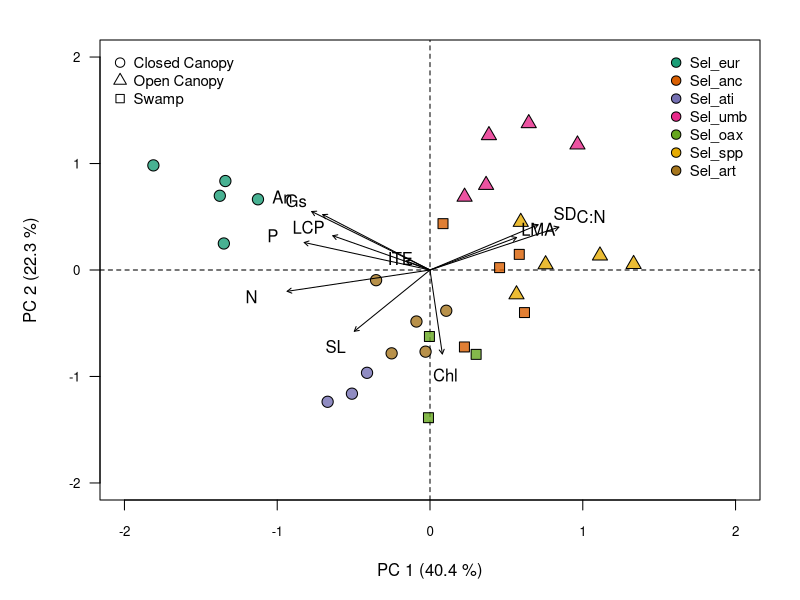

The R source for this figure:
#pca with selaginella
sela <- read.csv("calculated_data/sela_pca.csv")

sela2 <- sela[complete.cases(sela),]
sela3 <- sela2[,-c(1:2)]

# sela_noeuro <- droplevels(sela[sela$species != "Sel_eur",])
# sela_noeuro2 <- sela_noeuro[complete.cases(sela_noeuro),]
# sela_noeuro3 <- sela_noeuro2[,-c(1:2)]


library(vegan)

##look at variances
# var(sela$cond)
# var(sela$lma)
#variances among variables are orders of magnitude different so we will rescale

# sela_dca <- decorana(na.omit(sela3))
# summary(sela_dca, display = 'none')
#since axis length is less than 3 so we use PCA

#principle compoent analysis with scales variances
sela_rda<- rda(sela3,scale=T)
# plot(sela_rda)
# summary(sela_rda)

#nicer plot

library(scales)
sites <- scores(sela_rda, display='sites')
spp <- scores(sela_rda, display='species')
#need to rename row names for pretty plotting

row.names(spp) <- c("An", "Gs","Chl", "N", "C:N", "P", "LMA", "SD", "SL", "LCP", "ITE")
len <- .8

library(RColorBrewer)
cols <- brewer.pal(7, "Dark2")
cols2 <- c(rep(cols[1],5), rep(cols[2],5),rep(cols[3],3),rep(cols[4],5),rep(cols[5],3),
           rep(cols[6],5),rep(cols[7],5))
pchs <- c(rep(21,5), rep(22,5), rep(21,3), rep(24,5), rep(22,3), 
          rep(24,5), rep(21,5))
habs <- c("Closed Canopy", "Open Canopy", "Swamp")
habpch <- c(21, 24, 22)
sppnames <- c("Sel_eur",  "Sel_anc",  "Sel_ati",  "Sel_umb",  
              "Sel_oax",  "Sel_spp", "Sel_art")

# windows()
png(filename = "output/pca_sela.png", width = 11, height = 8.5,
    units = "in", res= 400)

par(mar=c(5,5,2,2), las=1,cex.axis=0.8)
plot(sites,ylab="PC 2 (22.3 %)", xlab="PC 1 (40.4 %)",type='n',
     xlim=c(-2, 2), ylim=c(-2, 2))
abline(v=0, lty='dashed')
abline(h=0, lty='dashed')
points(sites,cex=1.5, bg=alpha(cols2, .8), pch=pchs)
  # text(spp,labels=rownames(scores(sela_rda, display='species')),cex=1,col="grey20")
  arrows(0, 0, len * spp[, 1],  len * spp[, 2], length = 0.05)
  text(spp,labels=rownames(spp),cex=1)
  legend("topright", legend= sppnames,pch=21, pt.bg=cols,
         inset=0.01, bty='n', cex=.9,pt.cex=1.25)
  legend("topleft", legend= habs,pt.bg="white", pch=habpch,
         inset=0.01, bty='n', cex=.9, pt.cex=1.25)
# dev.copy2pdf(file= "output/pca_sela.pdf")
dev.off()

  
#no sel eur------------
# sela2_dca <- decorana(na.omit(sela_noeuro3))
#   summary(sela2_dca, display = 'none') #since axis length is less than 3 so we use PCA
#   speclab <- unique(sela$species)
#   
# #principle compoent analysis with scales variances
# sela2_rda<- rda(na.omit(sela_noeuro3),scale=T)
# sites2 <- scores(sela2_rda, display='sites')
# spp2 <- scores(sela2_rda, display='species')
# 
# cols3 <- c(rep(cols[2],4),rep(cols[3],3),rep(cols[4],5),rep(cols[5],2),
#            rep(cols[6],5),rep(cols[7],4))

# windows(7,7)  
# plot(sites2,ylab="PC 2 (22.3 %)", xlab="PC 1 (40.4 %)",
#        cex=1.5, col=alpha(cols3, .8), pch=16,xlim=c(-2, 2), ylim=c(-2, 2))
#   text(spp2,labels=rownames(scores(sela2_rda, display='species')),cex=1,col="grey20")
#   abline(v=0, lty='dashed')
#   abline(h=0, lty='dashed')
#   arrows(0, 0, len * spp2[, 1],  len * spp2[, 2], length = 0.05, col = "grey20")
#   legend("topright", legend= speclab[2:7],col=cols, pch=16, 
#          inset=0.01,bty='n', cex=.8 )
# dev.copy2pdf(file= "output/pca_sela_noeury.pdf")
# dev.off() 

# use prcomp --------------------------------------------------------------

# sela_prc <- prcomp(na.omit(sela2),scale=T)
# summary(sela_prc)
# sites2 <- scores(sela_prc, display='sites')
# spp2 <- scores(sela_prc, display='species')
# biplot(sela_prc, pch=16, col=c(cols, "blue"))
# 
# plot(sites2,ylab="PC 2 (26.5 %)", xlab="PC 1 (43.4 %)",
#      cex=1, col=alpha(cols2, .8), pch=16,xlim=c(-2.5, 2.5), ylim=c(-1.5, 1.5))
# text(spp,labels=rownames(scores(sela_rda, display='species')),cex=0.8, col="black")
